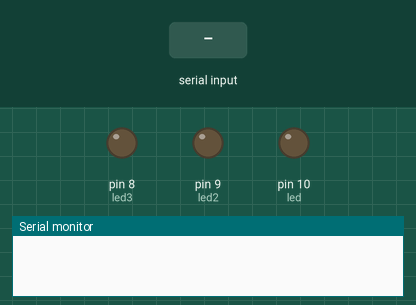
Simulated run of this sketch. Board: Arduino Uno, built with avr-gcc and run on an emulated ATmega328P. On the bench: output pins drawn as LEDs (lit = HIGH), the last lines printed to the serial monitor. The inputs (shaded band) are chosen by the test bench.

Above: at 1.2 s.
1.3 s: "L" received over Serial
At 1.4 s:
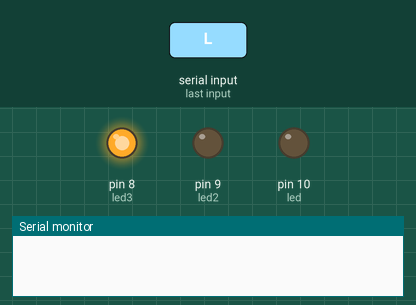
At 2.0 s:
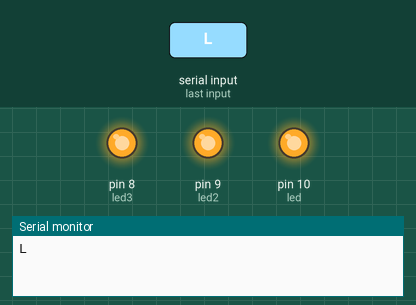
3.2 s: "D" received over Serial
At 3.3 s:
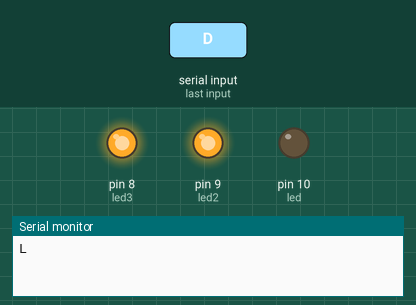
Timing chart, 0 to 6.2 s (numbered marks = the images above; inputs shaded):
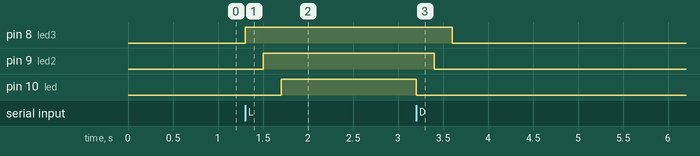

The sketch:

ex2_31.05.ino
```cpp
int led=10;
int led2=9;
int led3=8;
char tecla;

void setup() {
  pinMode(led, OUTPUT);
  pinMode(led2, OUTPUT);
  pinMode(led3, OUTPUT);
  Serial.begin(9600);

}

void loop() {
  tecla=Serial.read();

  if(tecla=='L')
  {
    digitalWrite(led3, HIGH);
    delay(200);
    digitalWrite(led2, HIGH);
    delay(200);
    digitalWrite(led, HIGH);
    delay(200);

    Serial.write(tecla);
    delay(1000);
  }

  else if(tecla=='D')
  {
    digitalWrite(led, LOW);
    delay(200);
    digitalWrite(led2, LOW);
    delay(200);
    digitalWrite(led3, LOW);
    delay(200);

    Serial.write(tecla);
    delay(1000);
  }

}
```

Measured:
- after the input at 1.3 s, pin 8 (led3): LOW → HIGH at once; pin 9 (led2): LOW → HIGH after 0.20 s; pin 10 (led): LOW → HIGH after 0.40 s
- after the input at 3.2 s, pin 8 (led3): HIGH → LOW after 0.40 s; pin 9 (led2): HIGH → LOW after 0.20 s; pin 10 (led): HIGH → LOW at once
